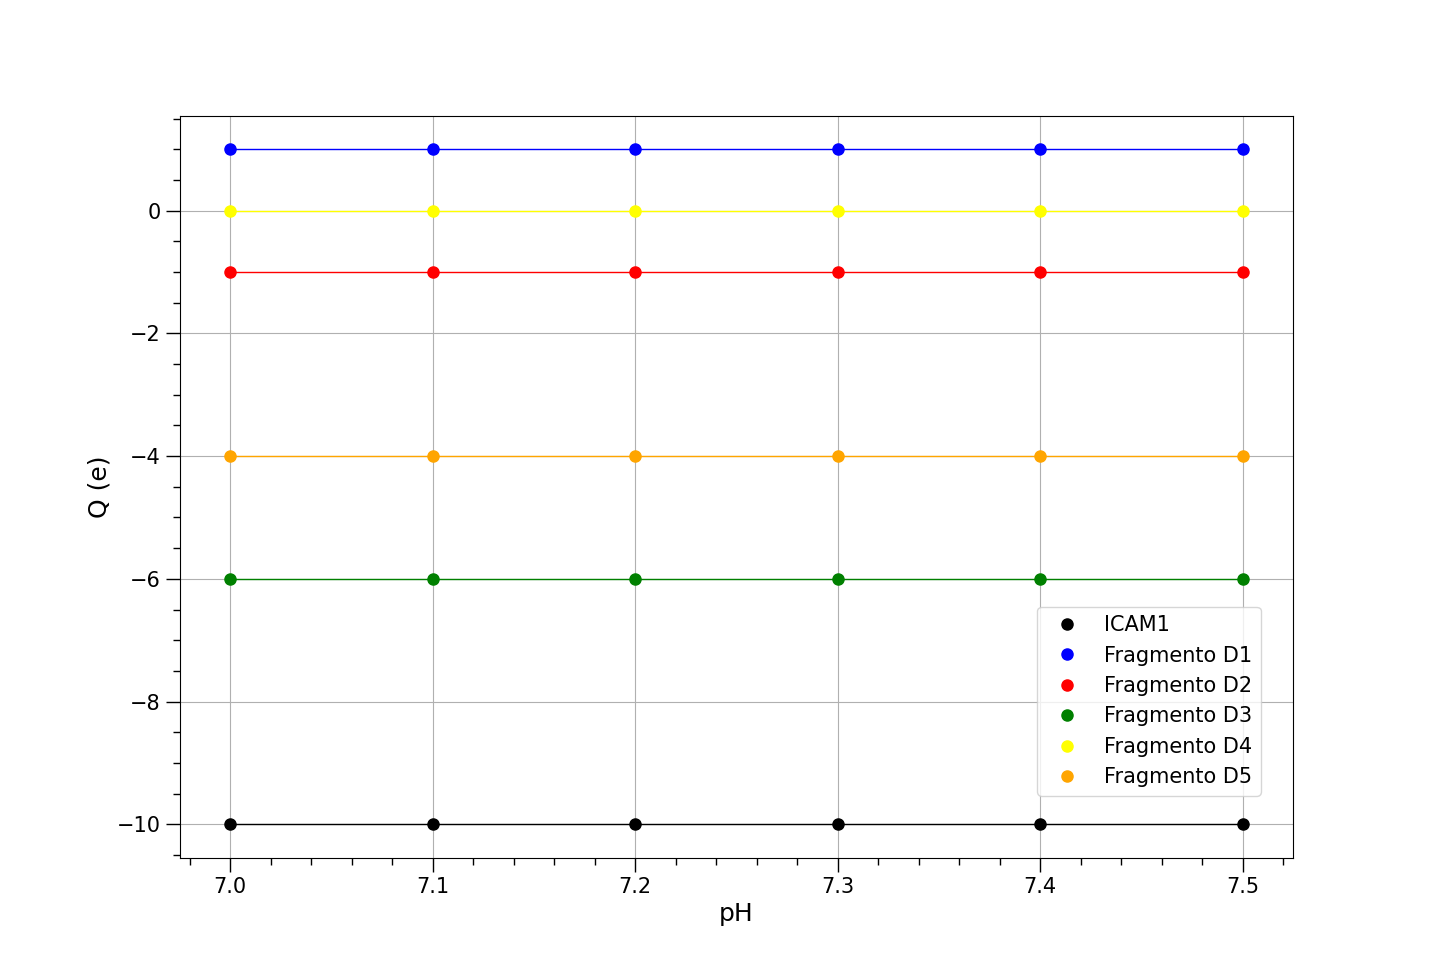

The Python source for this figure:
# Este programa calcula la carga total de una molécula dado su archivo .txt 
# lo hace sumando las cargas de cada átomo que la forma.
# El archivo .txt es idéntico al .pqr obtenido mediante PDB2PQR
# excepto porque para obtener el .txt se han eliminado las dos últimas líneas del .pqr (TER y END) 
# (para que funcione correctamente lin.split())

import matplotlib.pyplot as plt

I = ["icam1_pH_7.txt", "icam1_pH_7_1.txt", "icam1_pH_7_2.txt", "icam1_pH_7_3.txt", "icam1_pH_7_4.txt", "icam1_pH_7_5.txt"]
I_D1 = ["icam1_pH_7_D1.txt", "icam1_pH_7_1_D1.txt", "icam1_pH_7_2_D1.txt", "icam1_pH_7_3_D1.txt", "icam1_pH_7_4_D1.txt", "icam1_pH_7_5_D1.txt"]
I_D2 = ["icam1_pH_7_D2.txt", "icam1_pH_7_1_D2.txt", "icam1_pH_7_2_D2.txt", "icam1_pH_7_3_D2.txt", "icam1_pH_7_4_D2.txt", "icam1_pH_7_5_D2.txt"]
I_D3 = ["icam1_pH_7_D3.txt", "icam1_pH_7_1_D3.txt", "icam1_pH_7_2_D3.txt", "icam1_pH_7_3_D3.txt", "icam1_pH_7_4_D3.txt", "icam1_pH_7_5_D3.txt"]
I_D4 = ["icam1_pH_7_D4.txt", "icam1_pH_7_1_D4.txt", "icam1_pH_7_2_D4.txt", "icam1_pH_7_3_D4.txt", "icam1_pH_7_4_D4.txt", "icam1_pH_7_5_D4.txt"]
I_D5 = ["icam1_pH_7_D5.txt", "icam1_pH_7_1_D5.txt", "icam1_pH_7_2_D5.txt", "icam1_pH_7_3_D5.txt", "icam1_pH_7_4_D5.txt", "icam1_pH_7_5_D5.txt"]

pH = [7, 7.1, 7.2, 7.3, 7.4, 7.5]

Q = []
Q_D1 = []
Q_D2 = []
Q_D3 = []
Q_D4 = []
Q_D5 = []

for i in I:
	#Abriendo el fichero txt en modo lectura
	Datos_pqr = open( i,"r")

	#Definiendo las lineas en el txt
	Lins_pqr = Datos_pqr.readlines()
	#Creando una lista vacía para añadir el valor de la carga de cada átomo (línea)
	pqr_carga = []
	#Separando en cada linea del txt el valor de la carga y añadiendolo a la lista vacía
	for lin in Lins_pqr:
		a = lin.split()
		pqr_carga.append(float(a[8]))

	#Cerrando el archivo de datos correspondiente a la molecula
	Datos_pqr.close()

	#Comprobando que las lista con las cargas es correcta
	#print(pqr_carga)

	#Sumando los elementos de la lista de cargas para obtener la carga total de la molécula
	suma = 0.0
	for q in pqr_carga:
		suma = suma + q

	#Añadiendo la carga de la molecula a la lista de cargas de moleculas
	Q.append(suma)

	#print("La carga total de", i, "es: ", suma, "e", ", donde la carga del electrón es -1e")

#print(Q)

for i in I_D1:
	#Abriendo el fichero txt en modo lectura
	Datos_pqr = open( i,"r")

	#Definiendo las lineas en el txt
	Lins_pqr = Datos_pqr.readlines()
	#Creando una lista vacía para añadir el valor de la carga de cada átomo (línea)
	pqr_carga = []
	#Separando en cada linea del txt el valor de la carga y añadiendolo a la lista vacía
	for lin in Lins_pqr:
		a = lin.split()
		pqr_carga.append(float(a[8]))

	#Cerrando el archivo de datos correspondiente a la molecula
	Datos_pqr.close()

	#Comprobando que las lista con las cargas es correcta
	#print(pqr_carga)

	#Sumando los elementos de la lista de cargas para obtener la carga total de la molécula
	suma = 0.0
	for q in pqr_carga:
		suma = suma + q

	#Añadiendo la carga de la molecula a la lista de cargas de moleculas
	Q_D1.append(suma)

	#print("La carga total de", i, "es: ", suma, "e", ", donde la carga del electrón es -1e")

#print(Q_D1)

for i in I_D2:
	#Abriendo el fichero txt en modo lectura
	Datos_pqr = open( i,"r")

	#Definiendo las lineas en el txt
	Lins_pqr = Datos_pqr.readlines()
	#Creando una lista vacía para añadir el valor de la carga de cada átomo (línea)
	pqr_carga = []
	#Separando en cada linea del txt el valor de la carga y añadiendolo a la lista vacía
	for lin in Lins_pqr:
		a = lin.split()
		pqr_carga.append(float(a[8]))

	#Cerrando el archivo de datos correspondiente a la molecula
	Datos_pqr.close()

	#Comprobando que las lista con las cargas es correcta
	#print(pqr_carga)

	#Sumando los elementos de la lista de cargas para obtener la carga total de la molécula
	suma = 0.0
	for q in pqr_carga:
		suma = suma + q

	#Añadiendo la carga de la molecula a la lista de cargas de moleculas
	Q_D2.append(suma)

	#print("La carga total de", i, "es: ", suma, "e", ", donde la carga del electrón es -1e")

#print(Q_D2)

for i in I_D3:
	#Abriendo el fichero txt en modo lectura
	Datos_pqr = open( i,"r")

	#Definiendo las lineas en el txt
	Lins_pqr = Datos_pqr.readlines()
	#Creando una lista vacía para añadir el valor de la carga de cada átomo (línea)
	pqr_carga = []
	#Separando en cada linea del txt el valor de la carga y añadiendolo a la lista vacía
	for lin in Lins_pqr:
		a = lin.split()
		pqr_carga.append(float(a[8]))

	#Cerrando el archivo de datos correspondiente a la molecula
	Datos_pqr.close()

	#Comprobando que las lista con las cargas es correcta
	#print(pqr_carga)

	#Sumando los elementos de la lista de cargas para obtener la carga total de la molécula
	suma = 0.0
	for q in pqr_carga:
		suma = suma + q

	#Añadiendo la carga de la molecula a la lista de cargas de moleculas
	Q_D3.append(suma)

	#print("La carga total de", i, "es: ", suma, "e", ", donde la carga del electrón es -1e")

#print(Q_D3)

for i in I_D4:
	#Abriendo el fichero txt en modo lectura
	Datos_pqr = open( i,"r")

	#Definiendo las lineas en el txt
	Lins_pqr = Datos_pqr.readlines()
	#Creando una lista vacía para añadir el valor de la carga de cada átomo (línea)
	pqr_carga = []
	#Separando en cada linea del txt el valor de la carga y añadiendolo a la lista vacía
	for lin in Lins_pqr:
		a = lin.split()
		pqr_carga.append(float(a[8]))

	#Cerrando el archivo de datos correspondiente a la molecula
	Datos_pqr.close()

	#Comprobando que las lista con las cargas es correcta
	#print(pqr_carga)

	#Sumando los elementos de la lista de cargas para obtener la carga total de la molécula
	suma = 0.0
	for q in pqr_carga:
		suma = suma + q

	#Añadiendo la carga de la molecula a la lista de cargas de moleculas
	Q_D4.append(suma)

	#print("La carga total de", i, "es: ", suma, "e", ", donde la carga del electrón es -1e")

#print(Q_D4)

for i in I_D5:
	#Abriendo el fichero txt en modo lectura
	Datos_pqr = open( i,"r")

	#Definiendo las lineas en el txt
	Lins_pqr = Datos_pqr.readlines()
	#Creando una lista vacía para añadir el valor de la carga de cada átomo (línea)
	pqr_carga = []
	#Separando en cada linea del txt el valor de la carga y añadiendolo a la lista vacía
	for lin in Lins_pqr:
		a = lin.split()
		pqr_carga.append(float(a[8]))

	#Cerrando el archivo de datos correspondiente a la molecula
	Datos_pqr.close()

	#Comprobando que las lista con las cargas es correcta
	#print(pqr_carga)

	#Sumando los elementos de la lista de cargas para obtener la carga total de la molécula
	suma = 0.0
	for q in pqr_carga:
		suma = suma + q

	#Añadiendo la carga de la molecula a la lista de cargas de moleculas
	Q_D5.append(suma)

	#print("La carga total de", i, "es: ", suma, "e", ", donde la carga del electrón es -1e")

#print(Q_D5)

#Representació gràfica
plt.figure(figsize=(15, 10))
plt.plot(pH, Q, 'o', markersize="8", color="black", label="ICAM1")
plt.plot(pH, Q, '-', linewidth="1", color="black")
plt.plot(pH, Q_D1, 'o', markersize="8", color="blue", label="Fragmento D1")
plt.plot(pH, Q_D1, '-', linewidth="1", color="blue")
plt.plot(pH, Q_D2, 'o', markersize="8", color="red", label="Fragmento D2")
plt.plot(pH, Q_D2, '-', linewidth="1", color="red")
plt.plot(pH, Q_D3, 'o', markersize="8", color="green", label="Fragmento D3")
plt.plot(pH, Q_D3, '-', linewidth="1", color="green")
plt.plot(pH, Q_D4, 'o', markersize="8", color="yellow", label="Fragmento D4")
plt.plot(pH, Q_D4, '-', linewidth="1", color="yellow")
plt.plot(pH, Q_D5, 'o', markersize="8", color="orange", label="Fragmento D5")
plt.plot(pH, Q_D5, '-', linewidth="1", color="orange")
plt.ylabel('Q (e)', fontsize="18")
plt.xlabel('pH', fontsize="18")
plt.legend(fontsize=15, loc='lower right', bbox_to_anchor=(0.98, 0.07))
plt.xticks(fontsize=15)
plt.yticks(fontsize=15)
plt.minorticks_on()
plt.tick_params(which='both', width=1)
plt.tick_params(which='major', length=10)
plt.tick_params(which='minor', length=5)
plt.grid(True)
plt.show()
